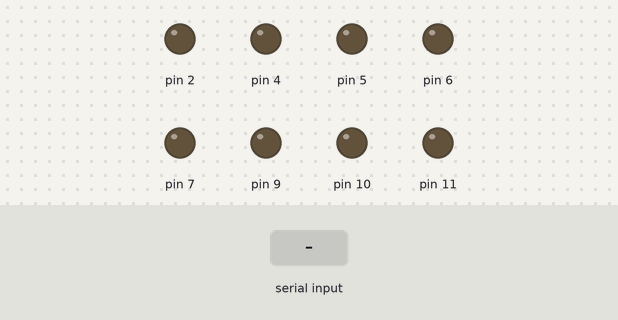
A sketch run on a simulated Arduino Uno, built with avr-gcc and run on an emulated ATmega328P. Shown: output pins drawn as LEDs (lit = HIGH). Dashed ring = blinking. The inputs (shaded band) are chosen by the test bench.

Above: at 1.2 s.
1.3 s: "f" received over Serial
At 1.55 s:
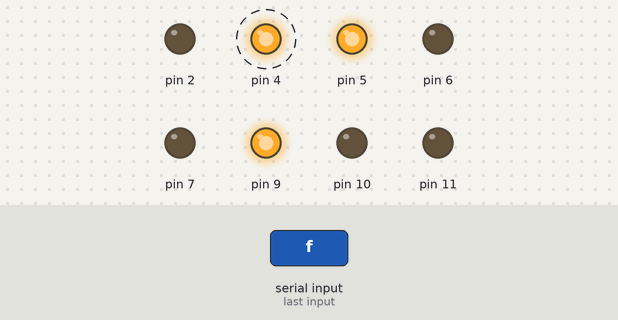
4.3 s: "b" received over Serial
At 4.55 s:
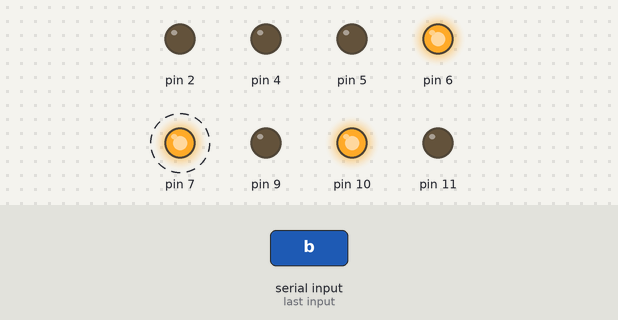
7.3 s: "l" received over Serial
At 7.55 s:
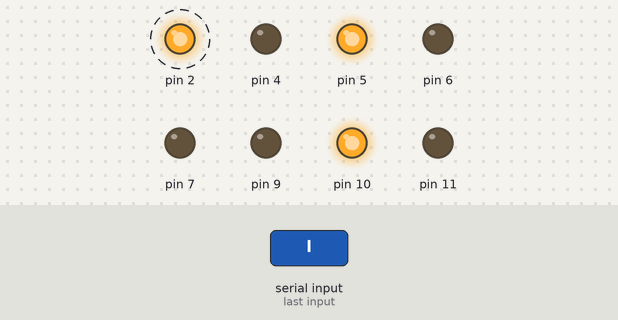
10.3 s: "r" received over Serial
At 10.55 s:
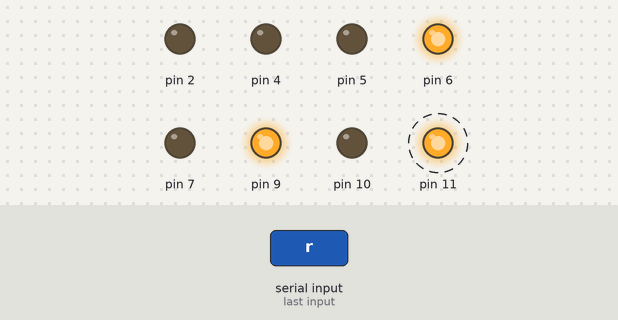
13.3 s: "1" received over Serial
At 13.3 s:
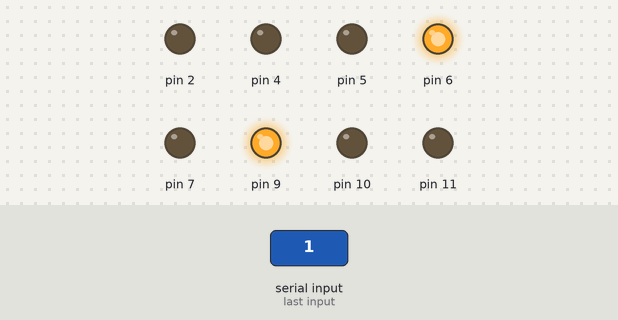
Timing chart, 0 to 15.8 s (numbered marks = the images above; inputs shaded):
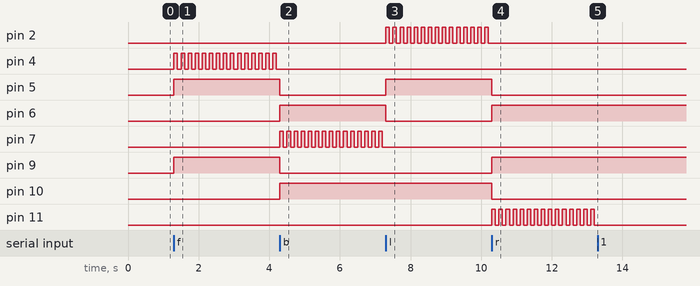

The sketch:

dm3.ino
```cpp
void setup()
{
  pinMode(5, OUTPUT);
  pinMode(6, OUTPUT);
  pinMode(9, OUTPUT);
  pinMode(10, OUTPUT);
  pinMode(4, OUTPUT);
  pinMode(7, OUTPUT);
  pinMode(2, OUTPUT);
  pinMode(11, OUTPUT);
  Serial.begin(9600);
}
int income=0;
void loop()
{
  if(Serial.available()>0)
  {
    income=Serial.read();
    switch(income)
    {
      case 'f':
      forward();
      break;
      case 'b':
      backward();
      break;
      case 'l':
      left();
      break;
      case 'r':
      right();
      break;
      default:
      break;
    }
  }

}
void forward()
{
  digitalWrite(5,HIGH);
  digitalWrite(6,LOW);
  digitalWrite(9,HIGH);
  digitalWrite(10,LOW);
while(1)
  {
  digitalWrite(4,HIGH);
  delay(100);
  digitalWrite(4,LOW);
  delay(100);
  if(Serial.available()>0)
    break;
  }

}
void backward()
{
  digitalWrite(6,HIGH);
  digitalWrite(5,LOW);
  digitalWrite(10,HIGH);
  digitalWrite(9,LOW);
  while(1)
  {
  digitalWrite(7,HIGH);
  delay(100);
  digitalWrite(7,LOW);
    delay(100);
  if(Serial.available()>0)
    break;
  }
}
void left()
{
  digitalWrite(5,HIGH);
  digitalWrite(6,LOW);
  digitalWrite(9,LOW);
  digitalWrite(10,HIGH);
while(1)
  {
  digitalWrite(2,HIGH);
  delay(100);
  digitalWrite(2,LOW);
  delay(100);
  if(Serial.available()>0)
    break;
  }
}
void right()
{
  digitalWrite(5,LOW);
  digitalWrite(6,HIGH);
  digitalWrite(9,HIGH);
  digitalWrite(10,LOW);
while(1)
  {
  digitalWrite(11,HIGH);
  delay(100);
  digitalWrite(11,LOW);
  delay(100);
  if(Serial.available()>0)
    break;
  }
}
```

Morse.cpp
```cpp
#include "Arduino.h"
#include "Morse.h"

Morse::Morse(int pin)
{
	pinMode(pin,OUTPUT);
	_pin=pin;
}

void Morse::dot()
{
	digitalWrite(_pin,HIGH);
	delay(250);
	digitalWrite(_pin,LOW);
	delay(250);
}

void Morse::dash()
{
	digitalWrite(_pin,HIGH);
	delay(1000);
	digitalWrite(_pin,LOW);
	delay(250);
}
```

Morse.h
```cpp
#ifndef _MORSE_H
#define _MORSE_H
class Morse
{
  public:
    Morse(int pin);
    void dot();
    void dash();
  private:
    int _pin;
};
#endif /*_MORSE_H*/
```

Measured:
- after the input at 1.3 s, pin 4: alternates HIGH for 0.10 s and LOW for 0.10 s, starting at once; pin 5, pin 9: LOW → HIGH at once
- after the input at 4.3 s, pin 4: stops changing and stays LOW; pin 5, pin 9: HIGH → LOW at once; pin 6, pin 10: LOW → HIGH at once; pin 7: alternates HIGH for 0.10 s and LOW for 0.10 s, starting at once
- after the input at 7.3 s, pin 2: alternates HIGH for 0.10 s and LOW for 0.10 s, starting at once; pin 5: LOW → HIGH at once; pin 6: HIGH → LOW at once; pin 7: stops changing and stays LOW
- after the input at 10.3 s, pin 2: stops changing and stays LOW; pin 5, pin 10: HIGH → LOW at once; pin 6, pin 9: LOW → HIGH at once; pin 11: alternates HIGH for 0.10 s and LOW for 0.10 s, starting at once
- after the input at 13.3 s, pin 11: stops changing and stays LOW
